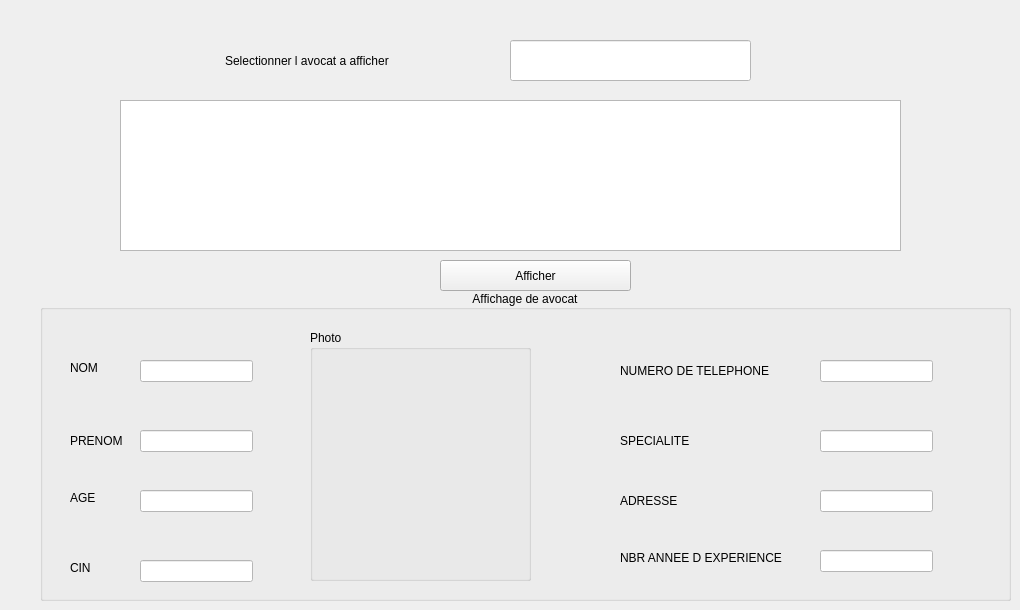
    <widget class="QWidget" name="affichage">
     <attribute name="title">
      <string>Affichage </string>
     </attribute>
     <widget class="QGroupBox" name="groupBox_3">
      <property name="geometry">
       <rect>
        <x>40</x>
        <y>290</y>
        <width>971</width>
        <height>311</height>
       </rect>
      </property>
      <property name="styleSheet">
       <string notr="true">font: 10pt &quot;MS Shell Dlg 2&quot;;</string>
      </property>
      <property name="title">
       <string>Affichage de avocat</string>
      </property>
      <property name="alignment">
       <set>Qt::AlignCenter</set>
      </property>
      <widget class="QLabel" name="label_19">
       <property name="geometry">
        <rect>
         <x>30</x>
         <y>70</y>
         <width>56</width>
         <height>16</height>
        </rect>
       </property>
       <property name="styleSheet">
        <string notr="true">font: 87 8pt &quot;Segoe UI Black&quot;;</string>
       </property>
       <property name="text">
        <string>NOM</string>
       </property>
      </widget>
      <widget class="QLabel" name="label_20">
       <property name="geometry">
        <rect>
         <x>30</x>
         <y>140</y>
         <width>71</width>
         <height>21</height>
        </rect>
       </property>
       <property name="styleSheet">
        <string notr="true">font: 87 8pt &quot;Segoe UI Black&quot;;</string>
       </property>
       <property name="text">
        <string>PRENOM</string>
       </property>
      </widget>
      <widget class="QLabel" name="label_21">
       <property name="geometry">
        <rect>
         <x>30</x>
         <y>200</y>
         <width>56</width>
         <height>16</height>
        </rect>
       </property>
       <property name="styleSheet">
        <string notr="true">font: 87 8pt &quot;Segoe UI Black&quot;;</string>
       </property>
       <property name="text">
        <string>AGE</string>
       </property>
      </widget>
      <widget class="QLabel" name="label_22">
       <property name="geometry">
        <rect>
         <x>30</x>
         <y>270</y>
         <width>56</width>
         <height>16</height>
        </rect>
       </property>
       <property name="styleSheet">
        <string notr="true">font: 87 8pt &quot;Segoe UI Black&quot;;</string>
       </property>
       <property name="text">
        <string>CIN</string>
       </property>
      </widget>
      <widget class="QLabel" name="label_23">
       <property name="geometry">
        <rect>
         <x>580</x>
         <y>70</y>
         <width>191</width>
         <height>21</height>
        </rect>
       </property>
       <property name="styleSheet">
        <string notr="true">font: 87 8pt &quot;Segoe UI Black&quot;;</string>
       </property>
       <property name="text">
        <string>NUMERO DE TELEPHONE</string>
       </property>
      </widget>
      <widget class="QLabel" name="label_25">
       <property name="geometry">
        <rect>
         <x>580</x>
         <y>200</y>
         <width>71</width>
         <height>21</height>
        </rect>
       </property>
       <property name="styleSheet">
        <string notr="true">font: 87 8pt &quot;Segoe UI Black&quot;;</string>
       </property>
       <property name="text">
        <string>ADRESSE</string>
       </property>
      </widget>
      <widget class="QLabel" name="label_26">
       <property name="geometry">
        <rect>
         <x>580</x>
         <y>260</y>
         <width>181</width>
         <height>16</height>
        </rect>
       </property>
       <property name="styleSheet">
        <string notr="true">font: 87 8pt &quot;Segoe UI Black&quot;;</string>
       </property>
       <property name="text">
        <string>NBR ANNEE D EXPERIENCE</string>
       </property>
      </widget>
      <widget class="QLabel" name="label_27">
       <property name="geometry">
        <rect>
         <x>580</x>
         <y>140</y>
         <width>111</width>
         <height>21</height>
        </rect>
       </property>
       <property name="styleSheet">
        <string notr="true">font: 87 8pt &quot;Segoe UI Black&quot;;</string>
       </property>
       <property name="text">
        <string>SPECIALITE</string>
       </property>
      </widget>
      <widget class="QLineEdit" name="lineEdit_nom_3">
       <property name="geometry">
        <rect>
         <x>100</x>
         <y>70</y>
         <width>113</width>
         <height>22</height>
        </rect>
       </property>
       <property name="styleSheet">
        <string notr="true">background-color: rgb(255, 255, 255);</string>
       </property>
      </widget>
      <widget class="QLineEdit" name="lineEdit_prenom_3">
       <property name="geometry">
        <rect>
         <x>100</x>
         <y>140</y>
         <width>113</width>
         <height>22</height>
        </rect>
       </property>
       <property name="styleSheet">
        <string notr="true">background-color: rgb(255, 255, 255);</string>
       </property>
      </widget>
      <widget class="QLineEdit" name="lineEdit_age_3">
       <property name="geometry">
        <rect>
         <x>100</x>
         <y>200</y>
         <width>113</width>
         <height>22</height>
        </rect>
       </property>
       <property name="styleSheet">
        <string notr="true">background-color: rgb(255, 255, 255);</string>
       </property>
      </widget>
      <widget class="QLineEdit" name="lineEdit_cin_3">
       <property name="geometry">
        <rect>
         <x>100</x>
         <y>270</y>
         <width>113</width>
         <height>22</height>
        </rect>
       </property>
       <property name="styleSheet">
        <string notr="true">background-color: rgb(255, 255, 255);</string>
       </property>
      </widget>
      <widget class="QLineEdit" name="lineEdit_numerotele_3">
       <property name="geometry">
        <rect>
         <x>780</x>
         <y>70</y>
         <width>113</width>
         <height>22</height>
        </rect>
       </property>
       <property name="styleSheet">
        <string notr="true">background-color: rgb(255, 255, 255);</string>
       </property>
      </widget>
      <widget class="QLineEdit" name="lineEdit_specialite_3">
       <property name="geometry">
        <rect>
         <x>780</x>
         <y>140</y>
         <width>113</width>
         <height>22</height>
        </rect>
       </property>
       <property name="styleSheet">
        <string notr="true">background-color: rgb(255, 255, 255);</string>
       </property>
      </widget>
      <widget class="QLineEdit" name="lineEdit_adr_3">
       <property name="geometry">
        <rect>
         <x>780</x>
         <y>200</y>
         <width>113</width>
         <height>22</height>
        </rect>
       </property>
       <property name="styleSheet">
        <string notr="true">background-color: rgb(255, 255, 255);</string>
       </property>
      </widget>
      <widget class="QLineEdit" name="lineEdit_anneeex_3">
       <property name="geometry">
        <rect>
         <x>780</x>
         <y>260</y>
         <width>113</width>
         <height>22</height>
        </rect>
       </property>
       <property name="styleSheet">
        <string notr="true">background-color: rgb(255, 255, 255);</string>
       </property>
      </widget>
      <widget class="QGroupBox" name="groupBox_2">
       <property name="geometry">
        <rect>
         <x>270</x>
         <y>40</y>
         <width>221</width>
         <height>251</height>
        </rect>
       </property>
       <property name="styleSheet">
        <string notr="true"/>
       </property>
       <property name="title">
        <string>Photo</string>
       </property>
      </widget>
     </widget>
     <widget class="QPushButton" name="pushButton_3">
      <property name="geometry">
       <rect>
        <x>440</x>
        <y>260</y>
        <width>191</width>
        <height>31</height>
       </rect>
      </property>
      <property name="styleSheet">
       <string notr="true">font: 10pt &quot;MS Shell Dlg 2&quot;;</string>
      </property>
      <property name="text">
       <string>Afficher</string>
      </property>
     </widget>
     <widget class="QTableView" name="tabaffichage">
      <property name="geometry">
       <rect>
        <x>120</x>
        <y>100</y>
        <width>781</width>
        <height>151</height>
       </rect>
      </property>
     </widget>
     <widget class="QLineEdit" name="lineEdit_3">
      <property name="geometry">
       <rect>
        <x>510</x>
        <y>40</y>
        <width>241</width>
        <height>41</height>
       </rect>
      </property>
      <property name="styleSheet">
       <string notr="true">background-color: rgb(255, 255, 255);</string>
      </property>
     </widget>
     <widget class="QLabel" name="label_3">
      <property name="geometry">
       <rect>
        <x>225</x>
        <y>50</y>
        <width>291</width>
        <height>21</height>
       </rect>
      </property>
      <property name="styleSheet">
       <string notr="true">font: 12pt &quot;MS Shell Dlg 2&quot;;</string>
      </property>
      <property name="text">
       <string>Selectionner l avocat a afficher</string>
      </property>
     </widget>
    </widget>
